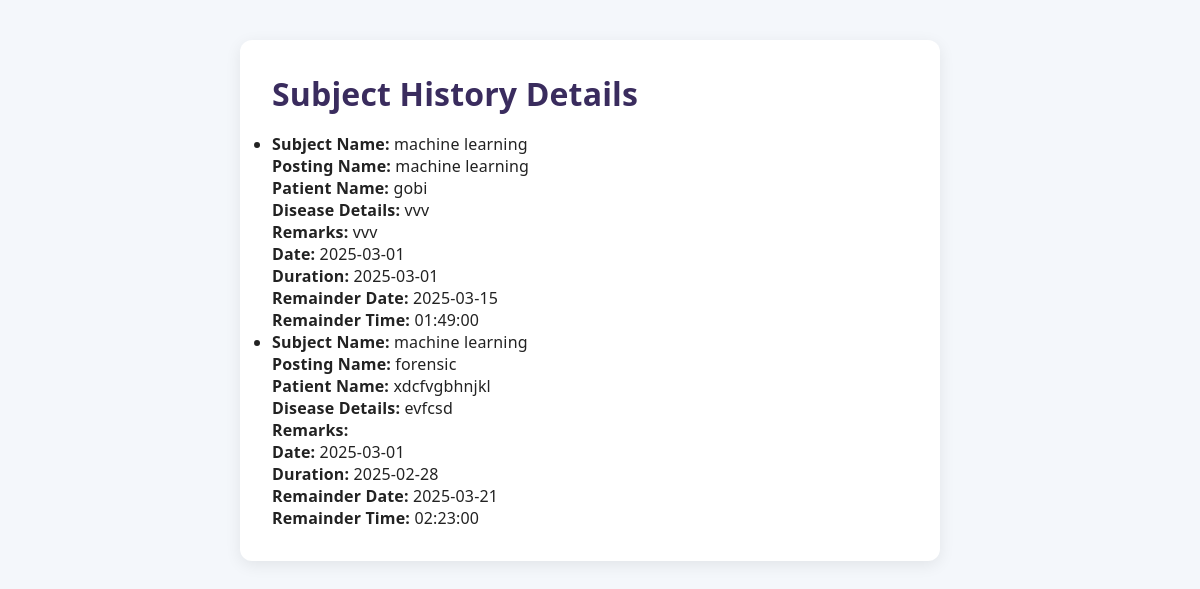
The page /view_subject_details/machine learning on the database as committed earlier.
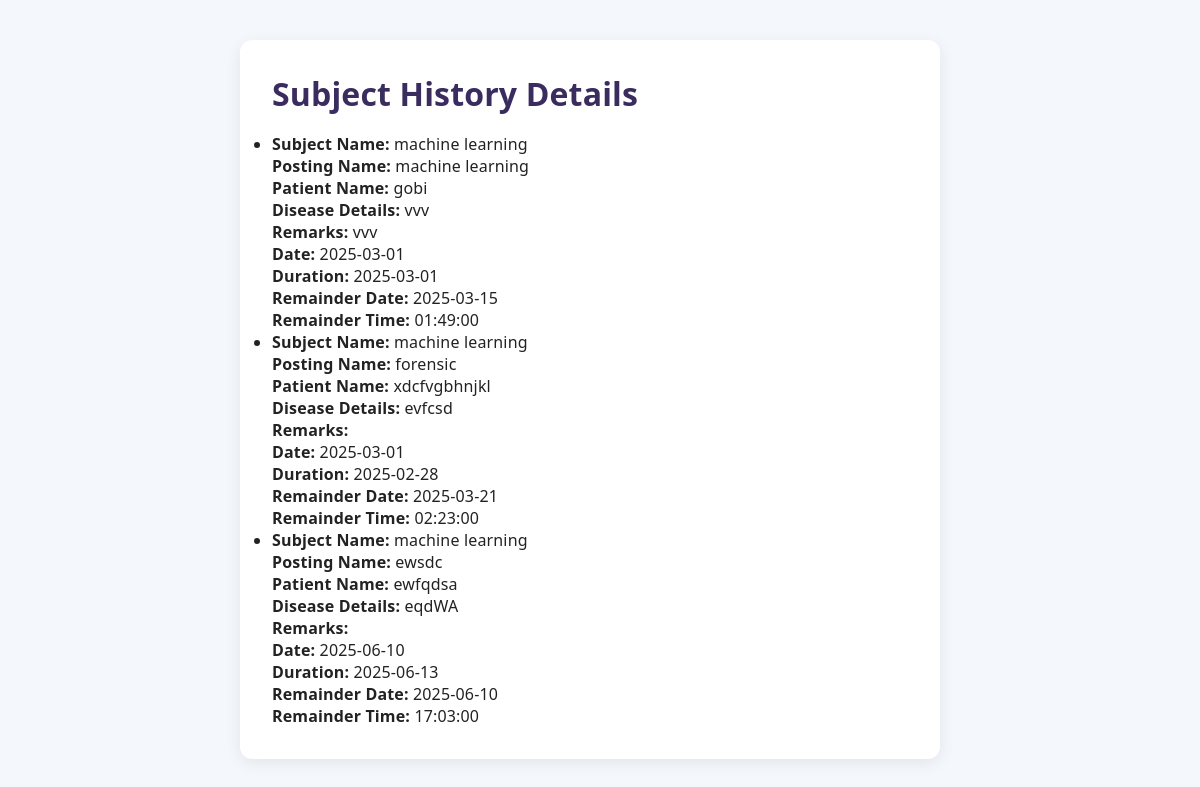
The same page on the database as committed later.
### app.py (models this page shows)
class SubjectHistory(db.Model):
    __tablename__ = 'subject_history'
    id = db.Column(db.Integer, primary_key=True, autoincrement=True)  # Auto-increment id
    namesub = db.Column(db.String(100), nullable=False)
    date = db.Column(db.Date, nullable=False)
    posting_name = db.Column(db.String(100), nullable=False)
    patient_name = db.Column(db.String(100), nullable=False)
    disease_detail = db.Column(db.Text, nullable=False)
    remarks = db.Column(db.Text)  # Optional
    duration_date = db.Column(db.Date, nullable=False)
    remainder_date = db.Column(db.Date, nullable=False)
    remainder_time = db.Column(db.Time, nullable=False)
    extra_fields = db.Column(db.JSON, nullable=True)  # Extra Fields (JSON)

### app.py (the view)
@app.route('/view_subject_details/<subject_name>')
def view_subject_details(subject_name):
    subject_history_entries = SubjectHistory.query.filter_by(namesub=subject_name).all()
    if not subject_history_entries:
        return render_template('no_records_found.html', subject_name=subject_name)  # Pass subject_name instead of subject
    return render_template('subject_history_details.html', subject_name=subject_name, subjects=subject_history_entries)
    return render_template('subject_history_details.html', subject_name=subject_name, subjects=subject_history_entries)

### templates/subject_history_details.html (shortened to what this page needs)
<!DOCTYPE html>
<html lang="en">
<head>
    <link rel="stylesheet" href="{{ url_for('static', filename='modern_global.css') }}">
    <link rel="stylesheet" href="{{ url_for('static', filename='modern.css') }}">
</head>
<body>
    <div class="container">
        <h1>Subject History Details</h1>
        {% if subjects %}
            <ul>
                {% for entry in subjects %}
                    <li>
                        <p><strong>Subject Name:</strong> {{ entry.namesub }}</p>
                        <p><strong>Posting Name:</strong> {{ entry.posting_name }}</p>
                        <p><strong>Patient Name:</strong> {{ entry.patient_name }}</p>
                        <p><strong>Disease Details:</strong> {{ entry.disease_detail }}</p>
                        <p><strong>Remarks:</strong> {{ entry.remarks }}</p>
                        <p><strong>Date:</strong> {{ entry.date }}</p>
                        <p><strong>Duration:</strong> {{ entry.duration_date }}</p>
                        <p><strong>Remainder Date:</strong> {{ entry.remainder_date }}</p>
                        <p><strong>Remainder Time:</strong> {{ entry.remainder_time }}</p>
                    </li>
                {% endfor %}
            </ul>
        {% else %}
            <p class="no-history-message">No history records found for this subject.</p>
        {% endif %}
    </div>
</body>
</html>

### static/modern_global.css (style rules this page uses)
:root { --primary-color: #4f46e5; --secondary-color: #6366f1; --accent-color: #f59e42; --danger-color: #ef4444; --success-color: #10b981; --bg-main: #f3f4f6; --bg-card: #fff; --bg-modal: #f9fafb; --text-dark: #1e293b; --text-light: #64748b; --border-radius: 14px; --shadow: 0 4px 24px rgba(80, 80, 120, 0.10); --transition: all 0.25s cubic-bezier(.4,0,.2,1); }
body { background: linear-gradient(120deg, #f3f4f6 0%, #e0e7ff 100%); font-family: 'Poppins', sans-serif; color: var(--text-dark); min-height: 100vh; letter-spacing: 0.01em; }
.container { margin-left: 280px; padding: 2.5rem 2rem 2rem 2rem; max-width: 1100px; }

### static/modern.css (style rules this page uses)
* { box-sizing: border-box; margin: 0; padding: 0; font-family: 'Segoe UI', Arial, sans-serif; }
body { background: #f4f7fb; color: #222; min-height: 100vh; }
.container { margin-left: 240px; margin-top: 40px; background: #fff; border-radius: 12px; box-shadow: 0 4px 16px rgba(0,0,0,0.08); padding: 32px; max-width: 700px; width: 90%; }
h1, h2, h3 { color: #3a2c5e; margin-bottom: 18px; }

Rows that differ between the two databases and show on the page:
added SubjectHistory: namesub "machine learning", posting_name "ewsdc", patient_name "ewfqdsa", disease_detail "eqdWA", date "2025-06-10", duration_date "2025-06-13", remainder_date "2025-06-10", remainder_time "17:03:00"
